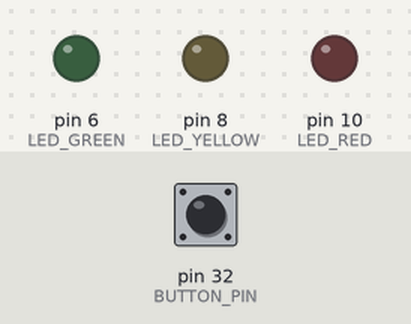
Recording of a sketch running on a simulated Arduino Mega 2560, built with avr-gcc and run on an emulated ATmega2560. Shown: output pins drawn as LEDs (lit = HIGH). Dashed ring = blinking. Inputs (shaded band) come from the test bench; at power-on: pin 32 (BUTTON_PIN) HIGH.

Above: at 1.2 s.
1.3 s: pin 32 (BUTTON_PIN) pulled LOW for 1 s
At 2.5 s:
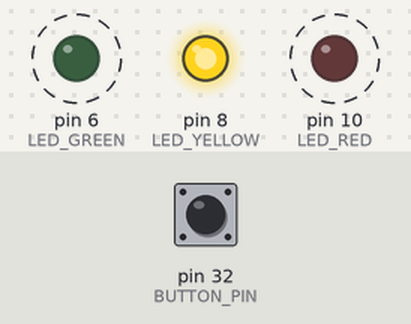
3.8 s: pin 32 (BUTTON_PIN) pulled LOW for 0.15 s
At 4.9 s:
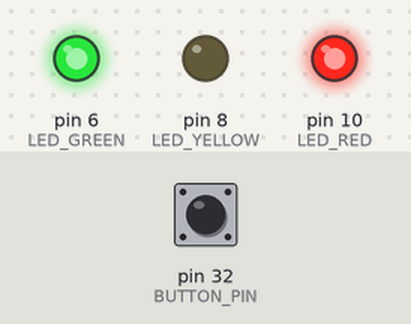
5.4 s: pin 32 (BUTTON_PIN) pulled LOW for 3.2 s
At 9.6 s:
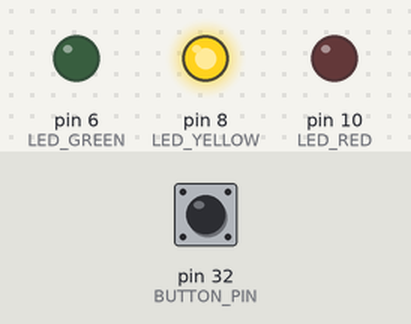
Timing chart, 0 to 11.1 s (numbered marks = the images above; inputs shaded):
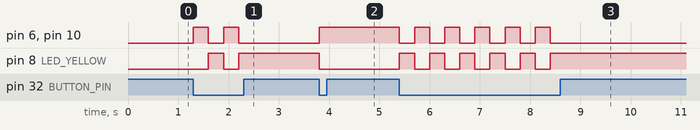

The sketch:

3_LEDs_Blink_refactored.ino
```cpp
#define LED_PIN_ARRAY_SIZE 3

#define LED_RED 10
#define LED_YELLOW 8
#define LED_GREEN 6
#define BUTTON_PIN 32

int led_State = 1;
byte LEDPinArray[LED_PIN_ARRAY_SIZE] = {LED_RED, LED_YELLOW, LED_GREEN};

void setLEDPinModes() {
  for (int i = 0; i< LED_PIN_ARRAY_SIZE; i++){
    pinMode(LEDPinArray[i],OUTPUT);
  }
}

void turnOffAllLEDs() {
  for (int i = 0; i< LED_PIN_ARRAY_SIZE; i++){
      digitalWrite(LEDPinArray[i],LOW);
  }
}

void toggleLEDs() {
  if (led_State == 1){
    digitalWrite(LED_RED,HIGH);
    digitalWrite(LED_YELLOW,LOW);
    digitalWrite(LED_GREEN,HIGH);
    led_State = 2;
  }
else {
    digitalWrite(LED_RED,LOW);
    digitalWrite(LED_YELLOW,HIGH);
    digitalWrite(LED_GREEN,LOW);
    led_State = 1;
  }
}

void setup() {
  pinMode(32,INPUT);
  setLEDPinModes();
  turnOffAllLEDs();
}

void loop() {
  if (digitalRead(BUTTON_PIN) == LOW){
    toggleLEDs();
  delay(300);
  }
}
```

Measured:
- after the input at 1.3 s, pin 6 (LED_GREEN), pin 10 (LED_RED): alternates HIGH for 0.30 s and LOW for 0.30 s, 4 changes in all, then stays LOW, starting at once; pin 8 (LED_YELLOW): LOW → HIGH after 0.30 s, → LOW 0.30 s later, → HIGH 0.30 s later
- after the input at 3.8 s, pin 6 (LED_GREEN), pin 10 (LED_RED): LOW → HIGH at once; pin 8 (LED_YELLOW): HIGH → LOW at once
- after the input at 5.4 s, pin 6 (LED_GREEN), pin 10 (LED_RED): alternates HIGH for 0.30 s and LOW for 0.30 s, 11 changes in all, then stays LOW, starting at once; pin 8 (LED_YELLOW): alternates HIGH for 0.30 s and LOW for 0.30 s, 11 changes in all, then stays HIGH, starting at once
